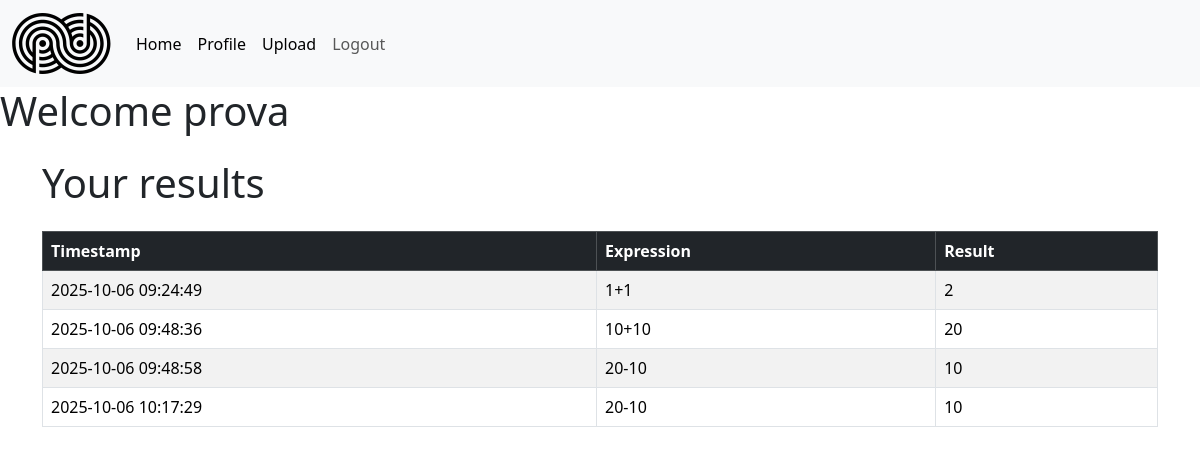
Screenshot of /auth/profile (signed in) with the database file from the repository.
### models/model.py (models this page shows, shortened)
class User(UserMixin, db.Model):
    id = db.Column(db.Integer, primary_key= True)
    username = db.Column(db.String(80), unique=True, nullable=False)
    email = db.Column(db.String(120), unique=True, nullable=False)
    password_hash = db.Column(db.String(128))  # Campo per la password criptata
    roles = db.relationship('Role', secondary=user_roles, backref=db.backref('users', lazy='dynamic'))

class Result(db.Model):
    id = db.Column(db.Integer, primary_key=True)
    user_id = db.Column(db.Integer, db.ForeignKey('user.id'), nullable=False)
    expression = db.Column(db.String(255), nullable=False)
    result = db.Column(db.String(255), nullable=False)
    timestamp = db.Column(db.DateTime, default=datetime.datetime.utcnow)
    user = db.relationship('User', backref=db.backref('results', lazy='select'))

### routes/auth.py (the view)
@app.route('/profile')
@login_required
def profile():
    risultati=current_user.results
    return render_template('auth/profile.html', name=current_user.username, results=risultati)

### app.py (called while the page is built)
@login_manager.user_loader
def load_user(user_id):
    stmt = db.select(User).filter_by(id=user_id)
    user = db.session.execute(stmt).scalar_one_or_none()
    return user

### templates/auth/profile.html (shortened to what this page needs)
{% extends "base.html" %}
{% block content %}
<h1 class="title"> Welcome {{ name }} </h1>
    <div class="container mt-4">
        <h1 class="mb-4">Your results</h1>
        <table class="table table-striped table-bordered table-hover">
            <thead class="table-dark">
                <tr>
                    <th>Timestamp</th>
                    <th>Expression</th>
                    <th>Result</th>
                </tr>
            </thead>
            <tbody>
                {% for result in results %}
                <tr>
                    <td>{{ result.timestamp.strftime('%Y-%m-%d %H:%M:%S') }}</td>
                    <td>{{ result.expression }}</td>
                    <td>{{ result.result }}</td>
                </tr>
                {% else %}
                <tr>
                    <td colspan="4" class="text-center">Nessun risultato trovato</td>
                </tr>
                {% endfor %}
            </tbody>
        </table>
    </div>
{% endblock %}

### templates/base.html (shortened to what this page needs)
<html>
<head><title>{% block title %}{% endblock %}</title>
    <link href="https://cdn.jsdelivr.net/npm/bootstrap@5.3.8/dist/css/bootstrap.min.css" rel="stylesheet">
</head>
<body>
    <nav class="navbar navbar-expand-lg bg-body-tertiary">
    <div class="container-fluid">
    <a class="navbar-brand" href="#"><img src="{{url_for('static', filename='logo.png')}}" width="100 px"></a>
    <div class="collapse navbar-collapse" id="navbarSupportedContent">
        <ul class="navbar-nav me-auto mb-2 mb-lg-0">
        <li class="nav-item">
            <a class="nav-link active" aria-current="page" href="{{url_for('default.home')}}">Home</a>
        </li>
        {% if current_user.is_authenticated %}
        <li class="nav-item">
            <a class="nav-link active" href="{{url_for('auth.profile')}}">Profile</a>
        </li>
        <li class="nav-item">
            <a class="nav-link active" aria-current="page" href="{{url_for('default.upload')}}">Upload</a>
        </li>
        <li class="nav-item">
            <a class="nav-link" href="{{url_for('auth.logout')}}">Logout</a>
        </li>
        </ul>
        {% endif %}
    </div>
    </div>
    </nav>
    {% block content %}{% endblock %}
</body>
</html>

### rows the page displays
User: username "prova"
Result: timestamp "2025-10-06 09:24:49", expression "1+1", result "2"
Result: timestamp "2025-10-06 09:48:36", expression "10+10", result "20"
Result: timestamp "2025-10-06 09:48:58", expression "20-10", result "10"
Result: timestamp "2025-10-06 10:17:29", expression "20-10", result "10"
